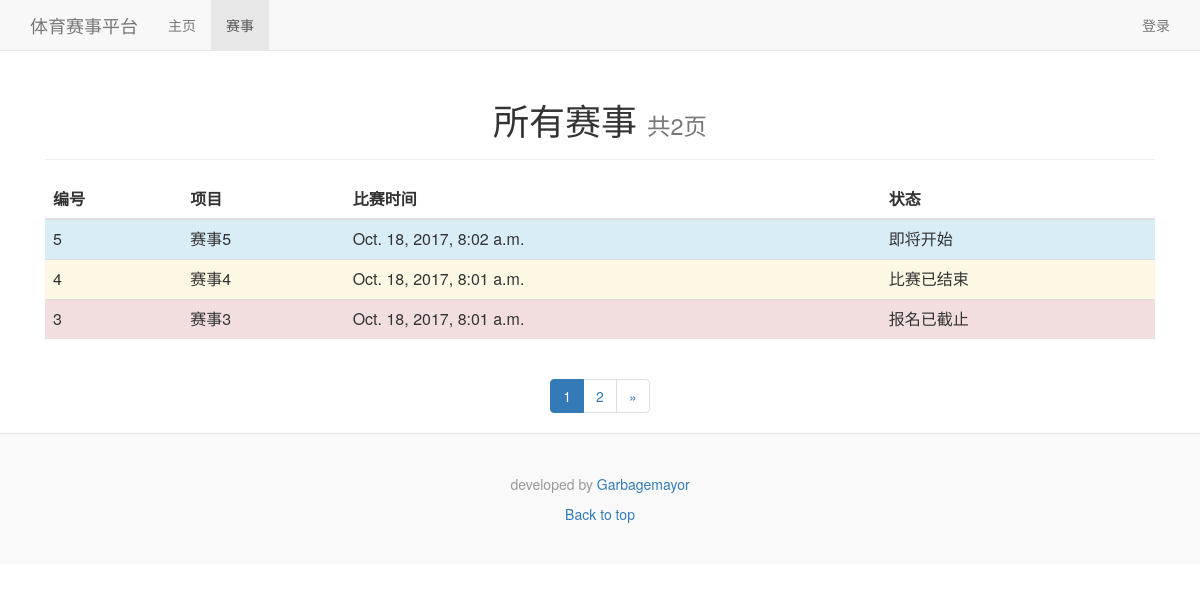
Screenshot of /events/ with the database file from the repository.
### HomePage/models.py (models this page shows)
class Events(models.Model):
    id = models.IntegerField(primary_key=True)
    name = models.CharField(max_length=30)
    status = models.IntegerField(default=1)
    date = models.DateTimeField(default = timezone.now)
    content = models.CharField(max_length=300, null=True)

### Events/views.py (the view)
# urls.py: url(r'^events/$', Events_view.index, name='eventslist'),
def index(request):
    events_list=list(Events.objects.all()[::-1])
    for l in events_list:
        l.s2 = gets2(l.status)
        l.s3 = gets3(l.status)
    paginator=Paginator(events_list, 3)
    page = request.GET.get('page')
    try:
        events_list = paginator.page(page)
    except PageNotAnInteger:
        events_list = paginator.page(1)
    except EmptyPage:
        events_list = paginator.page(paginator.num_pages)
    return render(request, 'Events/events.html', {'events_list':events_list})

### Events/views.py (called while the page is built)
def gets2(i):
    if i == 1:
        return "即将开始"
    elif i == 2:
        return "正在报名"
    elif i == 3:
        return "报名已截止"
    elif i == 4:
        return "比赛已结束"
    else:
        return "???"

def gets3(i):
    if i == 1:
        return "info"
    elif i == 2:
        return "success"
    elif i == 3:
        return "danger"
    elif i == 4:
        return "warning"

### Events/templates/Events/events.html (shortened to what this page needs)
﻿{% extends 'base.html' %}
{% block content %}
<div class="container-fluid">
    <div class="row-fluid">
        <div class="span12">
	<div class="page-header">
        <h1 style="text-align: center">
          所有赛事 <small>共{{events_list.paginator.num_pages}}页</small>
        </h1>
      </div>
            <table class="table table-hover">
                <thead>
                <tr>
                    <th>
                        编号
                    </th>
                    <th>
                        项目
                    </th>
                    <th>
                        比赛时间
                    </th>
                    <th>
                        状态
                    </th>
                </tr>
                </thead>
                <tbody>
                {% for line in events_list %}
                <tr class="{{line.s3}}" ondblclick="location.href='/events/{{line.id}}'">
                    <td>
                        {{line.id}}
                    </td>
                    <td onclick="location.href='/events/{{line.id}}'">
                        {{line.name}}
                    </td>
                    <td>
                        {{line.date}}
                    </td>
                    <td>
                        {{line.s2}}
                    </td>
                </tr>
                {% endfor %}
            </table>
        </div>
    </div>
</div>
<nav style="text-align: center">
<ul class="pagination">
        <li class="active"><a>{{events_list.number}}<span class="sr-only">(current)</span></a></li>
    {% if events_list.number < events_list.paginator.num_pages %}
        <li><a href="?page={{ events_list.next_page_number }}">{{events_list.number|add:"1"}}</a></li>
    {% endif %}
    {% if events_list.has_next %}
        <li><a href="?page={{ events_list.next_page_number }}">&raquo;</a></li>
    {% endif %}
</ul>
</nav>
{% endblock %}

### rows the page displays
Events: id "5", name "赛事5", date "Oct. 18, 2017, 8:02 a.m.", s2 "即将开始"
Events: id "4", name "赛事4", date "Oct. 18, 2017, 8:01 a.m.", s2 "比赛已结束"
Events: id "3", name "赛事3", date "Oct. 18, 2017, 8:01 a.m.", s2 "报名已截止"

### other values shown
{{ events_list.paginator.num_pages }} "2"
{{ events_list.number }} "1"
{{ events_list.number|add:"1" }} "2"
